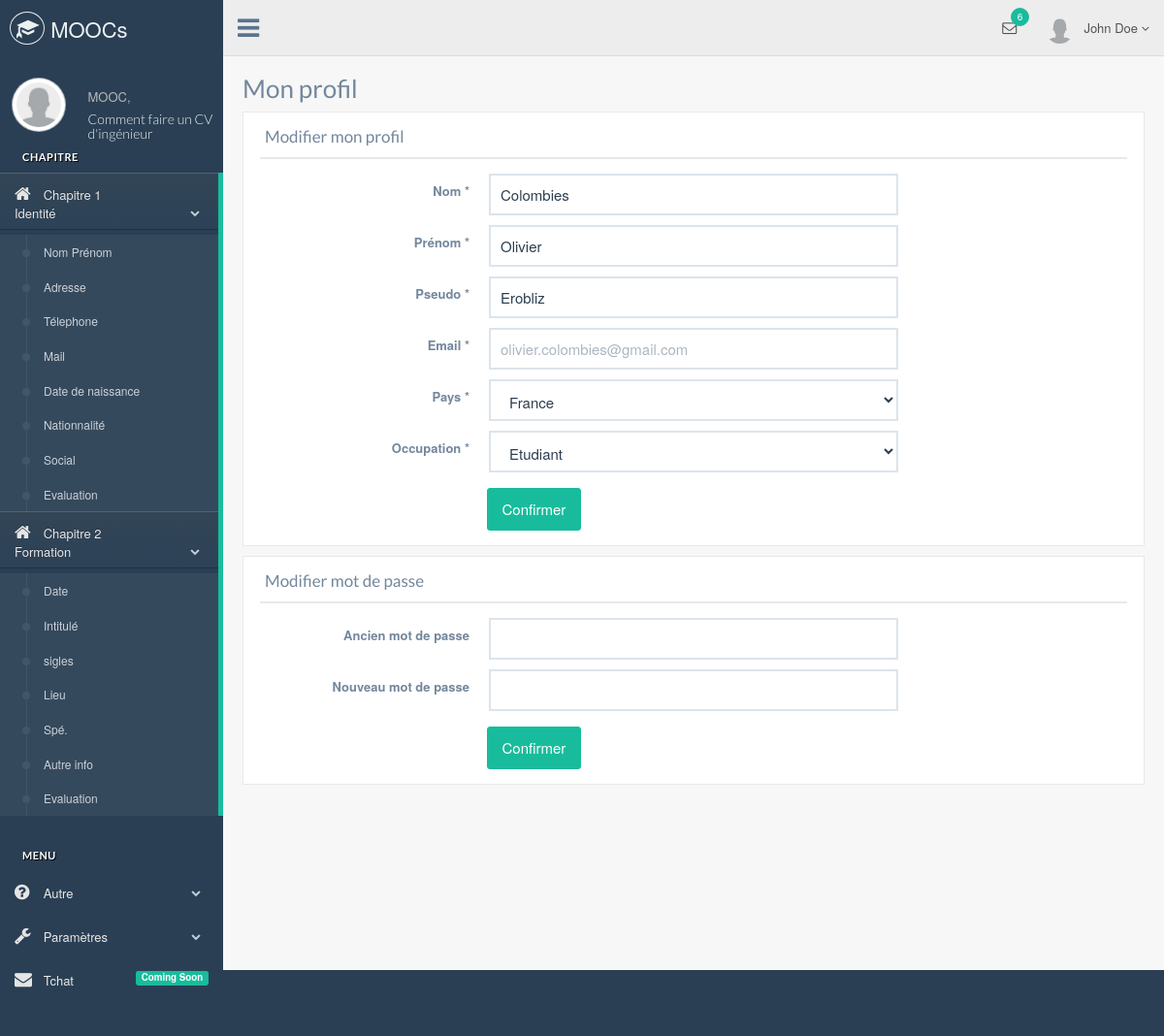
Screenshot of /profilAncien.php (signed in) with the database file from the repository.
### tables this page shows
CREATE TABLE IF NOT EXISTS `user` (
  `id_user` int(11) NOT NULL AUTO_INCREMENT,
  `nom` varchar(100) DEFAULT NULL,
  `prenom` varchar(100) DEFAULT NULL,
  `pseudo` varchar(100) DEFAULT NULL,
  `email` varchar(100) DEFAULT NULL,
  `password` varchar(800) DEFAULT NULL,
  `pays` varchar(100) DEFAULT NULL,
  `grade` int(11) DEFAULT NULL,
  `statut` int(11) DEFAULT NULL,
  `reset_password` varchar(8000) DEFAULT NULL,
  PRIMARY KEY (`id_user`)
);

### profilAncien.php (the view, shortened to what this page needs)
<?php
    include '_include/connect.inc.php';
    try {
        $select3 = $bdd->prepare("SELECT nom,prenom,email,pseudo,pays FROM user WHERE id_user = ".$_SESSION["id_user"]."");
        $select3->execute();
        $lignes3 = $select3->fetchAll();
        $nom = $lignes3[0]["nom"];
        $prenom = $lignes3[0]["prenom"];
        $email = $lignes3[0]["email"];
        $pseudo  = $lignes3[0]["pseudo"];
    } catch (Exception $e) {
        echo $e->errorMessage();
        echo "->erreur";
    }
?>
<!DOCTYPE html>
<html lang="fr">
<head>
    <link href="css/bootstrap.min.css" rel="stylesheet">
    <link href="fonts/css/font-awesome.min.css" rel="stylesheet">
    <link href="css/animate.min.css" rel="stylesheet">
    <link href="css/custom.css" rel="stylesheet">
    <link rel="stylesheet" type="text/css" href="css/maps/jquery-jvectormap-2.0.1.css" />
    <link href="css/icheck/flat/green.css" rel="stylesheet" />
    <link href="css/floatexamples.css" rel="stylesheet" type="text/css" />
</head>
<body class="nav-md">
    <div class="container body">
        <div class="main_container">
            <div class="col-md-3 left_col">
                <div class="left_col scroll-view">
                    <div class="navbar nav_title" style="border: 0;">
                        <a href="index.php" class="site_title"><i class="glyphicon glyphicon-education"></i> <span>MOOCs</span></a>
                    </div>
                    <div class="profile">
                        <div class="profile_pic">
                            <img src="images/user.png" alt="..." class="img-circle profile_img">
                        </div>
                        <div class="profile_info">
                            <span>MOOC,</span>
                            <h2>Comment faire un CV d'ingénieur</h2>
                        </div>
                    </div>
                    <br />
                    <div id="sidebar-menu" class="main_menu_side hidden-print main_menu">
                        <div class="menu_section">
                            <h3>Chapitre</h3>
                            <ul class="nav side-menu">
                                <li><a><i class="fa fa-home"></i> Chapitre 1<br> Identité<span class="fa fa-chevron-down"></span></a>
                                    <ul class="nav child_menu" style="display: none">
                                        <li><a href="">Nom Prénom</a>
                                        </li>
                                        <li><a href="">Adresse</a>
                                        </li>
                                        <li><a href="">Télephone</a>
                                        </li>
                                        <li><a href="">Mail</a>
                                        </li>
                                        <li><a href="">Date de naissance</a>
                                        </li>
                                        <li><a href="">Nationnalité</a>
                                        </li>
                                        <li><a href="">Social</a>
                                        </li>
                                        <li><a href="">Evaluation</a>
                                        </li>
                                    </ul>
                                </li>
                                 <li><a><i class="fa fa-home"></i> Chapitre 2 <br> Formation<span class="fa fa-chevron-down"></span></a>
                                    <ul class="nav child_menu" style="display: none">
                                        <li><a href="">Date</a>
                                        </li>
                                        <li><a href="">Intitulé</a>
                                        </li>
                                        <li><a href="">sigles</a>
                                        </li>
                                        <li><a href="">Lieu</a>
                                        </li>
                                        <li><a href="">Spé.</a>
                                        </li>
                                        <li><a href="">Autre info</a>
                                        </li>
                                        <li><a href="">Evaluation</a>
                                        </li>
                                    </ul>
                                </li>
                            </ul>
                        </div>
                        <div class="menu_section">
                            <h3>Menu</h3>
                            <ul class="nav side-menu">
                                <li><a><i class="fa fa-question-circle"></i> Autre <span class="fa fa-chevron-down"></span></a>
                                </li>
                                <li><a><i class="fa fa-wrench"></i> Paramètres <span class="fa fa-chevron-down"></span></a>
                                </li>
                                <li><a><i class="fa fa-envelope"></i> Tchat <span class="label label-success pull-right">Coming Soon</span></a>
                                </li>
                            </ul>
                        </div>
                    </div>
                </div>
            </div>
            <div class="top_nav">
                <div class="nav_menu">
                    <nav class="" role="navigation">
                        <div class="nav toggle">
                            <a id="menu_toggle"><i class="fa fa-bars"></i></a>
                        </div>
                        <ul class="nav navbar-nav navbar-right">
                            <li class="">
                                <a href="javascript:;" class="user-profile dropdown-toggle" data-toggle="dropdown" aria-expanded="false">
                                    <img src="images/user.png" alt="">John Doe
                                    <span class=" fa fa-angle-down"></span>
                                </a>
                            </li>
                            <li role="presentation" class="dropdown">
                                <a href="javascript:;" class="dropdown-toggle info-number" data-toggle="dropdown" aria-expanded="false">
                                    <i class="fa fa-envelope-o"></i>
                                    <span class="badge bg-green">6</span>
                                </a>
                            </li>
                        </ul>
                    </nav>
                </div>
            </div>
            <div class="right_col" role="main">
                <div class="">
                    <div class="page-title">
                        <div class="title_left">
                            <h3>Mon profil</h3>
                        </div>
                    </div>
                    <div class="clearfix"></div>
                    <div class="row">
                        <div class="col-md-12 col-sm-12 col-xs-12">
                            <div class="x_panel">
                                <div class="x_title">
                                    <h2>Modifier mon profil <small>sub title</small></h2>
                                    <div class="clearfix"></div>
                                </div>
                                <div class="x_content">
                                    <form class="form-horizontal form-label-left"  action="_model/profil_update_user" method="post" id="myform1">
                                        <div class="item form-group">
                                            <label class="control-label col-md-3 col-sm-3 col-xs-12" for="name">Nom <span class="required">*</span>
                                            </label>
                                            <div class="col-md-6 col-sm-6 col-xs-12">
                                                <input id="name" class="form-control col-md-7 col-xs-12" data-validate-length-range="6" data-validate-words="1" name="name" value=<?php echo $nom ?> required="required" type="text">
                                            </div>
                                        </div>
                                        <div class="item form-group">
                                            <label class="control-label col-md-3 col-sm-3 col-xs-12" for="surname">Prénom <span class="required">*</span>
                                            </label>
                                            <div class="col-md-6 col-sm-6 col-xs-12">
                                                <input id="surname" class="form-control col-md-7 col-xs-12" data-validate-length-range="6" data-validate-words="1" name="surname" value=<?php echo $prenom ?> required="required" type="text">
                                            </div>
                                        </div>
                                        <div class="item form-group">
                                            <label class="control-label col-md-3 col-sm-3 col-xs-12" for="pseudo">Pseudo <span class="required">*</span>
                                            </label>
                                            <div class="col-md-6 col-sm-6 col-xs-12">
                                                <input id="pseudo" class="form-control col-md-7 col-xs-12" data-validate-length-range="6" data-validate-words="1" name="pseudo" value=<?php echo $pseudo ?> required="required" type="text">
                                            </div>
                                        </div>
                                        <div class="item form-group">
                                            <label class="control-label col-md-3 col-sm-3 col-xs-12" for="email">Email <span class="required">*</span>
                                            </label>
                                            <div class="col-md-6 col-sm-6 col-xs-12">
                                                <input type="email" id="email" name="email" placeholder=<?php echo $email ?> required="required" class="form-control col-md-7 col-xs-12">
                                            </div>
                                        </div>
                                         <div class="item form-group">
                                            <label class="control-label col-md-3 col-sm-3 col-xs-12" for="occupation">Pays <span class="required">*</span>
                                            </label>
                                            <div class="col-md-6 col-sm-6 col-xs-12">
                                              <select class="form-control" id="exampleSelect1" name="selectPays">
                                                  <option value="FR" selected>France</option>
                                              </select>
                                            </div>
                                        </div>
                                        <div class="item form-group">
                                            <label class="control-label col-md-3 col-sm-3 col-xs-12" for="occupation">Occupation <span class="required">*</span>
                                            </label>
                                            <div class="col-md-6 col-sm-6 col-xs-12">
                                              <select class="form-control" id="exampleSelect2" name="selectJob">
                                                <option value="Etudiant">Etudiant</option>
                                              </select>
                                            </div>
                                        </div>
                                        <div class="ln_solid"></div>
                                        <div class="form-group">
                                            <div class="col-md-6 col-md-offset-3">
                                                <button id="send" type="submit" class="btn btn-success">Confirmer</button>
                                            </div>
                                        </div>
                                </div>
                            </div>
                        </div>
                    </div>
                    <div class="row">
                        <div class="col-md-12 col-sm-12 col-xs-12">
                            <div class="x_panel">
                                <div class="x_title">
                                    <h2>Modifier mot de passe <small>sub title</small></h2>
                                    <div class="clearfix"></div>
                                </div>
                                <div class="x_content">
                                    <form class="form-horizontal form-label-left" action="_model/profil_update_password" method="post" id="myform2" novalidate>
                                        <div class="item form-group">
                                            <label for="password" class="control-label col-md-3">Ancien mot de passe</label>
                                            <div class="col-md-6 col-sm-6 col-xs-12">
                                                <input id="oldPassword" type="password" name="oldPassword" data-validate-length-range="4" class="form-control col-md-7 col-xs-12" required="required">
                                            </div>
                                        </div>
                                        <div class="item form-group">
                                            <label for="password" class="control-label col-md-3">Nouveau mot de passe</label>
                                            <div class="col-md-6 col-sm-6 col-xs-12">
                                                <input id="newPassword" type="password" name="newPassword" data-validate-length-range="4" class="form-control col-md-7 col-xs-12" required="required">
                                            </div>
                                        </div>
                                        <div class="ln_solid"></div>
                                        <div class="form-group">
                                            <div class="col-md-6 col-md-offset-3">
                                                <button id="send" type="submit" class="btn btn-success">Confirmer</button>
                                            </div>
                                        </div>
                                </div>
                            </div>
                        </div>
                    </div>
                </div>
        </div>
    <div id="custom_notifications" class="custom-notifications dsp_none">
        <div class="clearfix"></div>
    </div>
</body>
</html>

### rows the page displays
user: name "Colombies", surname "Olivier", pseudo "Erobliz", email "olivier.colombies@gmail.com"
